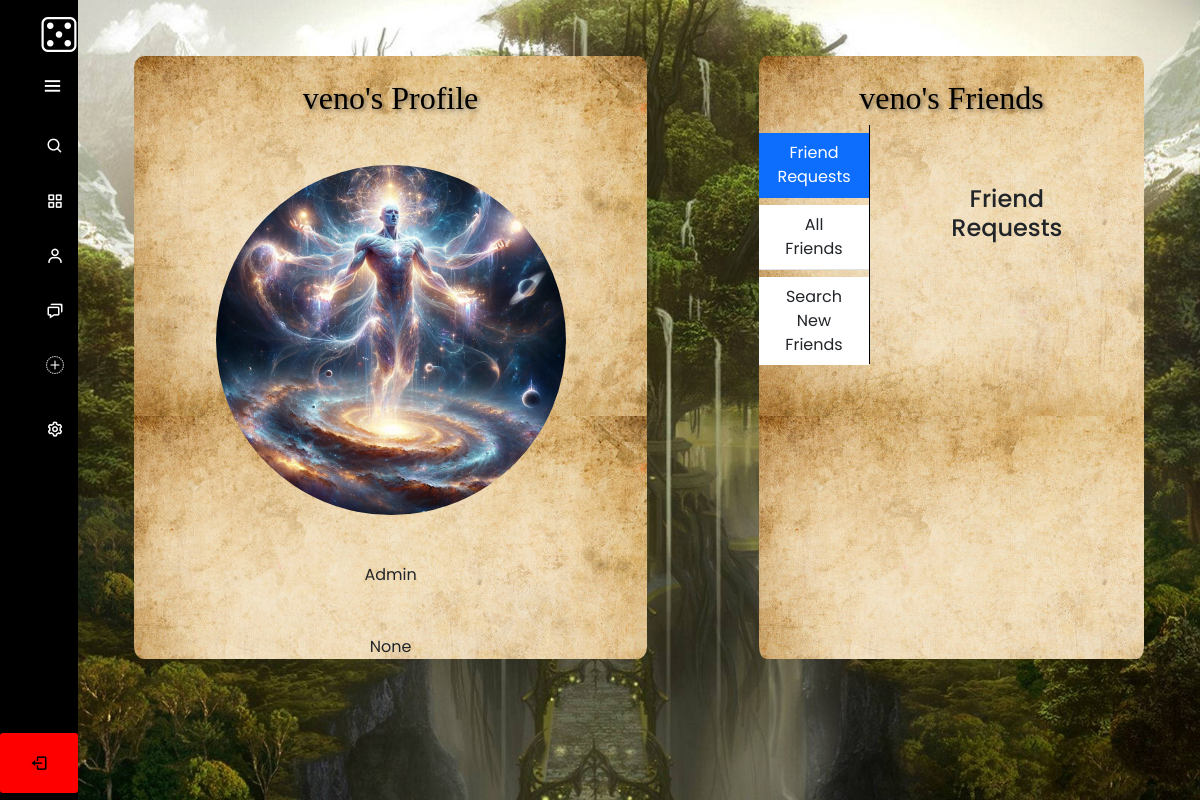
/profile/1/ (signed in), run on the app's committed database.
### app/models.py (models this page shows, shortened)
class UserProfile(models.Model):
    user = models.OneToOneField(User, on_delete=models.CASCADE, related_name="profile")
    role = models.CharField(max_length=200)
    profile_pic = models.ImageField(upload_to="media", blank=True, null=True)
    bio = models.CharField(max_length=250, null=True, blank=True)
    color_blind_mode = models.CharField(max_length=20, default="default")
    friends = models.ManyToManyField("self", symmetrical=True)

### app/views.py (the view)
# urls.py: path("profile/<int:user_id>/", profile, name="userprofile"),
def profile(request, user_id):
    friends = Friend.objects.filter(Q(user_profile=request.user.profile)|Q(friend_profile=request.user.profile))
    requests = Friend_Request.objects.filter(recipient=request.user, status='pending')
    requests_ids = [request.sender for request in requests]
    profiles = UserProfile.objects.filter(user__in=requests_ids)
    search_people = UserProfile.objects.exclude(user__id=user_id)
    user_profile = UserProfile.objects.get(user__id=user_id)
    return render(request, "profile.html", {"user_profile": user_profile, "friends":friends, "profiles": profiles, "search_people":search_people})

### app/templates/profile.html (shortened to what this page needs)
{% extends 'base.html' %} {% load static %} {% block title %}Profile{% endblock %} {% block content %}
{% if user_profile.profile_pic %}
<div class="profile-container">
  <div class="p-container">
    <div class="container-mt-5">
      <h2 class="user_name">{{ user_profile.user.username }}'s Profile</h2>
    </div>
    {% endif %}
    <div class="container mt-5">
        {% if user_profile.profile_pic %}
        <img
        src="{{ user_profile.profile_pic.url }}"
        alt="profile pic"
        style="height: 350px; width: 350px; border-radius: 50%"
      />
        {% endif %}
    </div>
    <div class="container mt-5">{{ user_profile.role }}</div>
    <div class="container mt-5">{{ user_profile.bio }}</div>
  </div>
  {% if user.is_authenticated and user == user_profile.user%}
  <div class="friends-container">
    <h2 class="user_name">{{ user_profile.user.username }}'s Friends</h2>
    <div class="d-flex">
  <div
    class="list-group list-group-flush friends-links"
    id="list-tab"
    role="tablist"
    style="border-right: 1px solid black"
  >
    <a
      href="#friend-request"
      class="list-group-item list-group-item-action active link text-decoration-none mt-2"
      id="list-friend-request-list"
      data-bs-toggle="list"
      role="tab"
      aria-controls="list-friend-request"
      >Friend Requests</a
    >
    <a
      href="#all-friends"
      class="list-group-item list-group-item-action link text-decoration-none mt-2"
      id="list-all-friends-list"
      data-bs-toggle="list"
      role="tab"
      aria-controls="list-all-friends"
      >All Friends</a
    >
    <a
      href="#search-friends"
      class="list-group-item list-group-item-action link text-decoration-none mt-2"
      id="list-search-friends-list"
      data-bs-toggle="list"
      role="tab"
      aria-controls="list-search-friends"
      >Search New Friends</a
    >
  </div>
  <div class="container-fluid overflow-auto" style="padding: 60px">
    <div class="tab-content" id="nav-tabContent">
      <div
        class="tab-pane fade show active"
        id="friend-request"
        role="tabpanel"
        aria-labelledby="list-friend-request-list"
      >
        <h4 style="margin-bottom: 20px">Friend Requests</h4>
      </div>
    </div>
  </div>
</div>
  </div>
  {% endif %}
</div>
{% endblock %}

### data on the page
UserProfile: user.username "veno", profile_pic (picture), role "Admin", bio "None"
